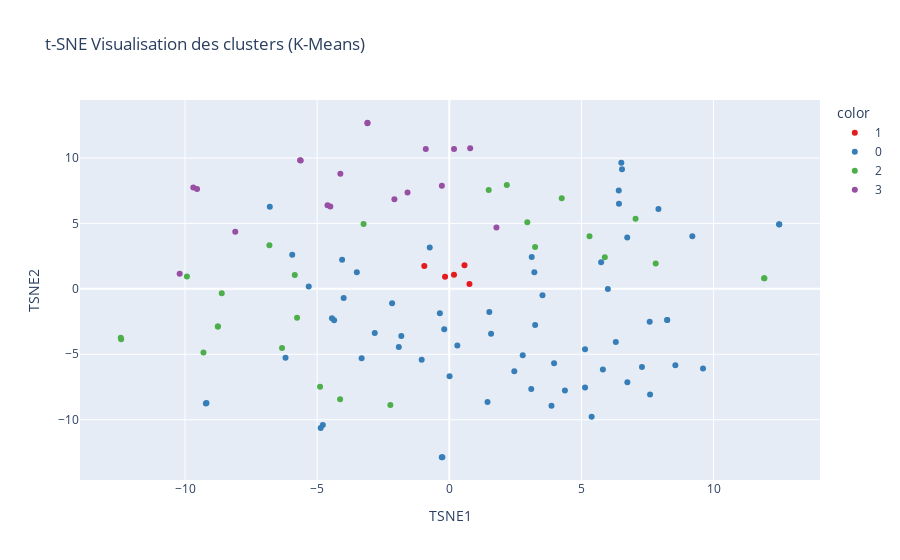

Here is the notebook cell this chart was saved with:
### Code cell
import plotly.express as px
import pandas as pd
from sklearn.manifold import TSNE

# Apply t-SNE to reduce the dimensionality of the TF-IDF vectors
tsne = TSNE(n_components=2, random_state=42)
reduced_data = tsne.fit_transform(X.toarray())  # X is the TF-IDF matrix

# Create a DataFrame for Plotly
df_tsne = pd.DataFrame(reduced_data, columns=['TSNE1', 'TSNE2'])
df_tsne['Cluster'] = labels  # Assign cluster labels

# Plot using Plotly Express
fig = px.scatter(df_tsne, x='TSNE1', y='TSNE2', color=df_tsne['Cluster'].astype(str),
                 title="t-SNE Visualisation des clusters (K-Means)",
                 labels={'Cluster': 'Cluster'},
                 color_discrete_sequence=px.colors.qualitative.Set1)  # Change color palette if needed

fig.show()

### Figure 1 — Plotly figure (JSON) as saved in the notebook; plotly's stock layout.template omitted (floating-point values rounded to 4 significant figures)
{"data": [{"hovertemplate": "color=1<br>TSNE1=%{x}<br>TSNE2=%{y}<extra></extra>", "legendgroup": "1", "marker": {"color": "rgb(228,26,28)", "symbol": "circle"}, "mode": "markers", "name": "1", "orientation": "v", "showlegend": true, "type": "scatter", "x": [-0.9457, 0.5745, 0.7629, 0.1773, -0.161], "xaxis": "x", "y": [1.755, 1.804, 0.3786, 1.07, 0.9221], "yaxis": "y"}, {"hovertemplate": "color=0<br>TSNE1=%{x}<br>TSNE2=%{y}<extra></extra>", "legendgroup": "0", "marker": {"color": "rgb(55,126,184)", "symbol": "circle"}, "mode": "markers", "name": "0", "orientation": "v", "showlegend": true, "type": "scatter", "x": [-0.3565, -1.91, 3.527, -2.164, 2.778, 5.137, 6.301, 1.447, 0.009506, -3.997, 1.515, 5.812, 7.291, -6.197, 9.601, -3.318, 6.733, -4.359, -4.441, 7.597, 3.248, -5.319, 9.196, 4.375, 3.102, -0.1915, 1.581, -1.045, 5.387, 3.867, -3.499, -2.82, 8.554, 0.3045, 6.0, 6.738, -1.815, -0.2843, -9.212, -0.7404, -9.189, -4.785, -0.2624, 3.119, -6.793, -4.867, 6.51, 7.914, 6.42, 12.48, 5.746, 6.535, 6.412, 12.49, -4.056, 3.218, -5.944, 7.583, 5.137, 3.965, 2.46, 8.246, 8.246], "xaxis": "x", "y": [-1.871, -4.451, -0.4832, -1.109, -5.079, -7.534, -4.06, -8.654, -6.673, -0.6997, -1.773, -6.166, -5.98, -5.269, -6.078, -5.309, 3.922, -2.399, -2.237, -8.082, -2.77, 0.1868, 4.018, -7.775, -7.646, -3.087, -3.437, -5.417, -9.767, -8.942, 1.277, -3.368, -5.839, -4.335, -0.003965, -7.141, -3.599, -12.87, -8.765, 3.158, -8.723, -10.4, -12.87, 2.435, 6.282, -10.63, 9.635, 6.102, 6.504, 4.932, 2.028, 9.136, 7.516, 4.925, 2.23, 1.272, 2.598, -2.514, -4.618, -5.694, -6.303, -2.374, -2.374], "yaxis": "y"}, {"hovertemplate": "color=2<br>TSNE1=%{x}<br>TSNE2=%{y}<extra></extra>", "legendgroup": "2", "marker": {"color": "rgb(77,175,74)", "symbol": "circle"}, "mode": "markers", "name": "2", "orientation": "v", "showlegend": true, "type": "scatter", "x": [1.491, -8.611, -2.229, -12.42, -8.754, -8.758, -3.244, -5.76, -9.302, -12.43, -5.847, -4.891, -4.132, 3.246, -6.807, 7.811, -6.33, 2.177, 5.305, -9.929, 4.254, 2.953, 11.92, 11.92, 7.048, 5.885], "xaxis": "x", "y": [7.552, -0.3387, -8.868, -3.851, -2.874, -2.88, 4.96, -2.213, -4.87, -3.744, 1.066, -7.484, -8.431, 3.197, 3.329, 1.935, -4.53, 7.947, 4.014, 0.9468, 6.934, 5.096, 0.8092, 0.8058, 5.363, 2.417], "yaxis": "y"}, {"hovertemplate": "color=3<br>TSNE1=%{x}<br>TSNE2=%{y}<extra></extra>", "legendgroup": "3", "marker": {"color": "rgb(152,78,163)", "symbol": "circle"}, "mode": "markers", "name": "3", "orientation": "v", "showlegend": true, "type": "scatter", "x": [0.179, -3.096, -4.608, -8.099, 1.784, -10.2, -4.122, -4.502, -1.58, -0.8894, -9.688, -2.077, -0.2818, -9.545, -5.645, -5.623, -3.097, 0.7901], "xaxis": "x", "y": [10.7, 12.69, 6.381, 4.371, 4.689, 1.163, 8.805, 6.291, 7.364, 10.68, 7.749, 6.857, 7.885, 7.63, 9.838, 9.817, 12.66, 10.75], "yaxis": "y"}], "layout": {"legend": {"title": {"text": "color"}, "tracegroupgap": 0}, "title": {"text": "t-SNE Visualisation des clusters (K-Means)"}, "xaxis": {"anchor": "y", "domain": [0, 1], "title": {"text": "TSNE1"}}, "yaxis": {"anchor": "x", "domain": [0, 1], "title": {"text": "TSNE2"}}}}
